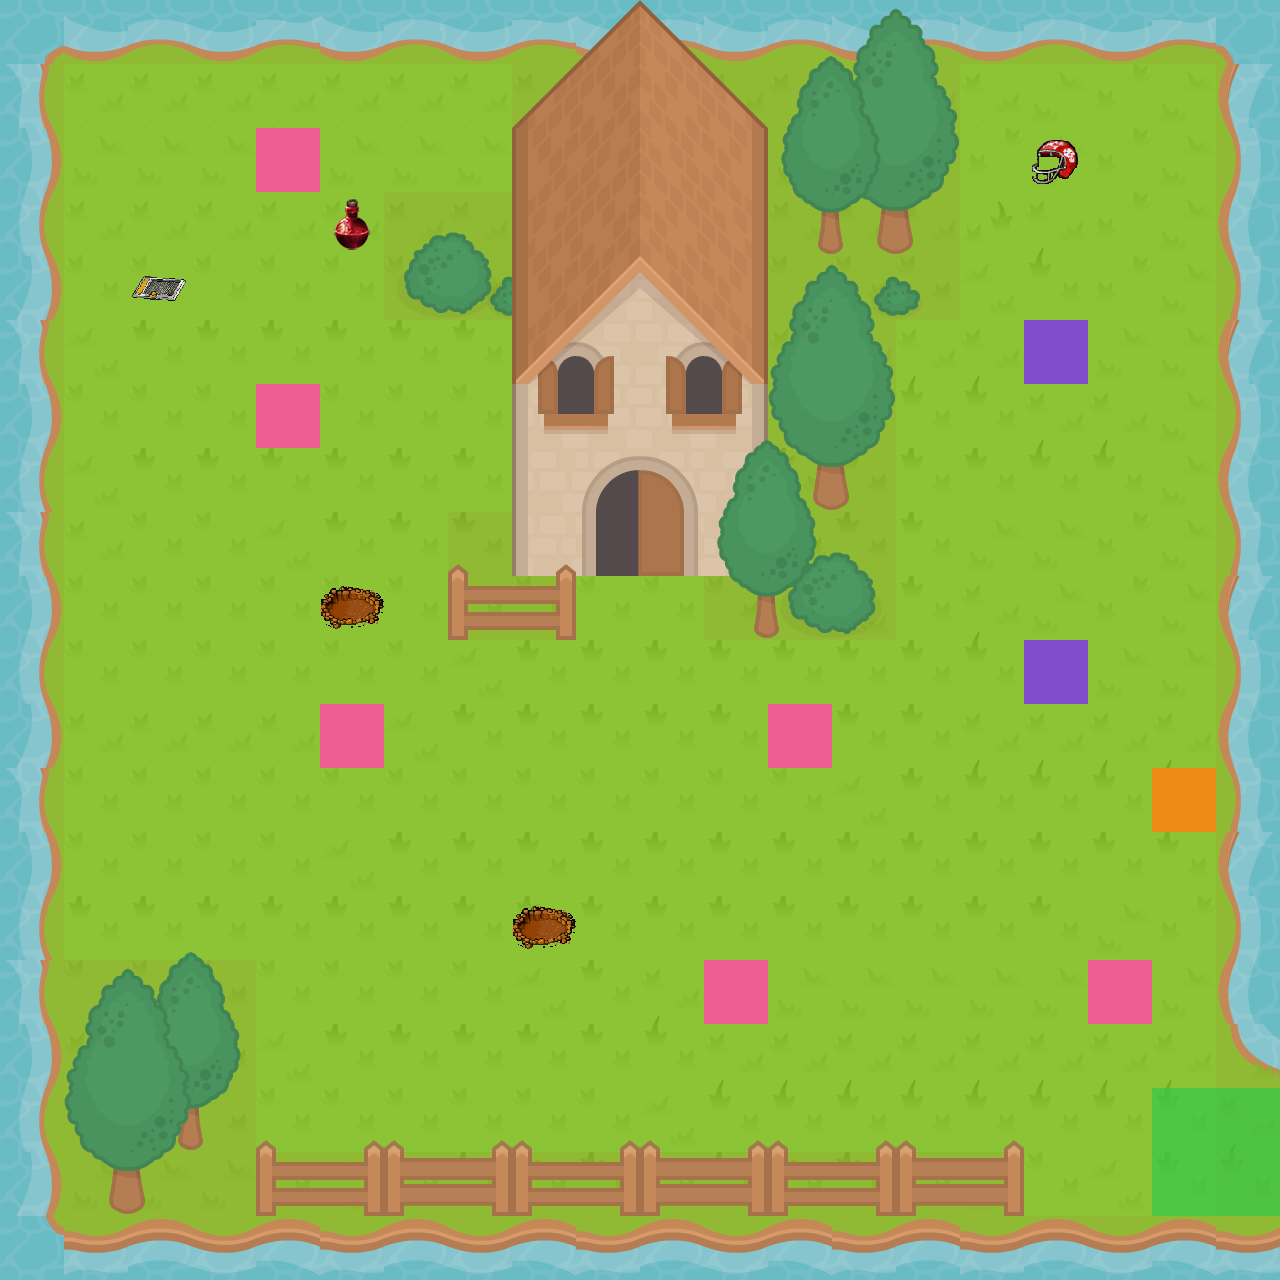

Rendered tile map (Tiled .tmx) drawn with the repository's tilesets; below, a short description and the map source with its tile grids summarised:
An orthogonal 20x20 tile map with 64x64 px tiles, 15 tile layers (0_Background, trap, enemy_class_1, enemy_class_2, ...), 10 tilesets and 10 objects (hero, enemy1begin, enemy1end, enemy2begin, enemy2end, ...).

<map version="1.2" tiledversion="1.2.2" orientation="orthogonal" renderorder="right-down" width="20" height="20" tilewidth="64" tileheight="64" infinite="0" nextlayerid="21" nextobjectid="16">
 <tileset firstgid="1" source="RPGpack_sheet_2X.tsx" />
 <tileset firstgid="1041" source="meta.tsx" />
 <tileset firstgid="1042" source="bottle.tsx" />
 <tileset firstgid="1046" source="meta2.tsx" />
 <tileset firstgid="1047" source="door.tsx" />
 <tileset firstgid="1048" source="helmet.tsx" />
 <tileset firstgid="1049" source="enemy_class_1.tsx" />
 <tileset firstgid="1050" source="enemy_class_2.tsx" />
 <tileset firstgid="1051" source="enemy_class_3.tsx" />
 <tileset firstgid="1052" source="trap.tsx" />
 <layer id="1" name="0_Background" width="20" height="20">
  <data>[400 cells, 400 non-empty, 29 distinct tile ids]</data>
 </layer>
 <layer id="20" name="trap" width="20" height="20">
  <data>[400 cells, 2 non-empty, 1 distinct tile ids]</data>
 </layer>
 <objectgroup id="9" name="Objects">
  <object id="2" name="hero" x="334.333" y="1041" width="40" height="36" />
  <object id="4" name="enemy1begin" x="286.667" y="156" />
  <object id="6" name="enemy1end" x="292" y="425.333" />
  <object id="7" name="enemy2begin" x="350.667" y="737.333" />
  <object id="8" name="enemy2end" x="798.667" y="736" />
  <object id="9" name="enemy3end" x="1058.67" y="349.333" />
  <object id="10" name="enemy3begin" x="1064" y="672" />
  <object id="11" name="enemy4end" x="740" y="997.333" />
  <object id="13" name="enemy4begin" x="1122.67" y="989.333" />
  <object id="15" name="exit" x="1174.67" y="1137.33" width="21.3333" height="21.3333" />
 </objectgroup>
 <layer id="17" name="enemy_class_1" width="20" height="20">
  <data>[400 cells, 6 non-empty, 1 distinct tile ids]</data>
 </layer>
 <layer id="18" name="enemy_class_2" width="20" height="20">
  <data>[400 cells, 2 non-empty, 1 distinct tile ids]</data>
 </layer>
 <layer id="19" name="enemy_class_3" width="20" height="20">
  <data>[400 cells, 1 non-empty, 1 distinct tile ids]</data>
 </layer>
 <layer id="5" name="1_treesBlocked" width="20" height="20">
  <data>[400 cells, 54 non-empty, 30 distinct tile ids]</data>
 </layer>
 <layer id="4" name="2_house2" width="20" height="20">
  <data>[400 cells, 26 non-empty, 13 distinct tile ids]</data>
 </layer>
 <layer id="6" name="3_windows&amp;doors" width="20" height="20">
  <data>[400 cells, 12 non-empty, 8 distinct tile ids]</data>
 </layer>
 <layer id="3" name="4_house1" width="20" height="20">
  <data>[400 cells, 24 non-empty, 24 distinct tile ids]</data>
 </layer>
 <layer id="2" name="5_tree" width="20" height="20">
  <data>[400 cells, 34 non-empty, 26 distinct tile ids]</data>
 </layer>
 <layer id="11" name="Medicine" width="20" height="20">
  <data>[400 cells, 1 non-empty, 1 distinct tile ids]</data>
 </layer>
 <layer id="14" name="Weapon" width="20" height="20">
  <data>[400 cells, 1 non-empty, 1 distinct tile ids]</data>
 </layer>
 <layer id="16" name="Weapon2" width="20" height="20">
  <data>[400 cells, 1 non-empty, 1 distinct tile ids]</data>
 </layer>
 <layer id="10" name="collidable" width="20" height="20" opacity="0.84">
  <data>[400 cells, 162 non-empty, 1 distinct tile ids]</data>
 </layer>
 <layer id="12" name="collectable" width="20" height="20" opacity="0.6">
  <data>[400 cells, 4 non-empty, 1 distinct tile ids]</data>
 </layer>
</map>
